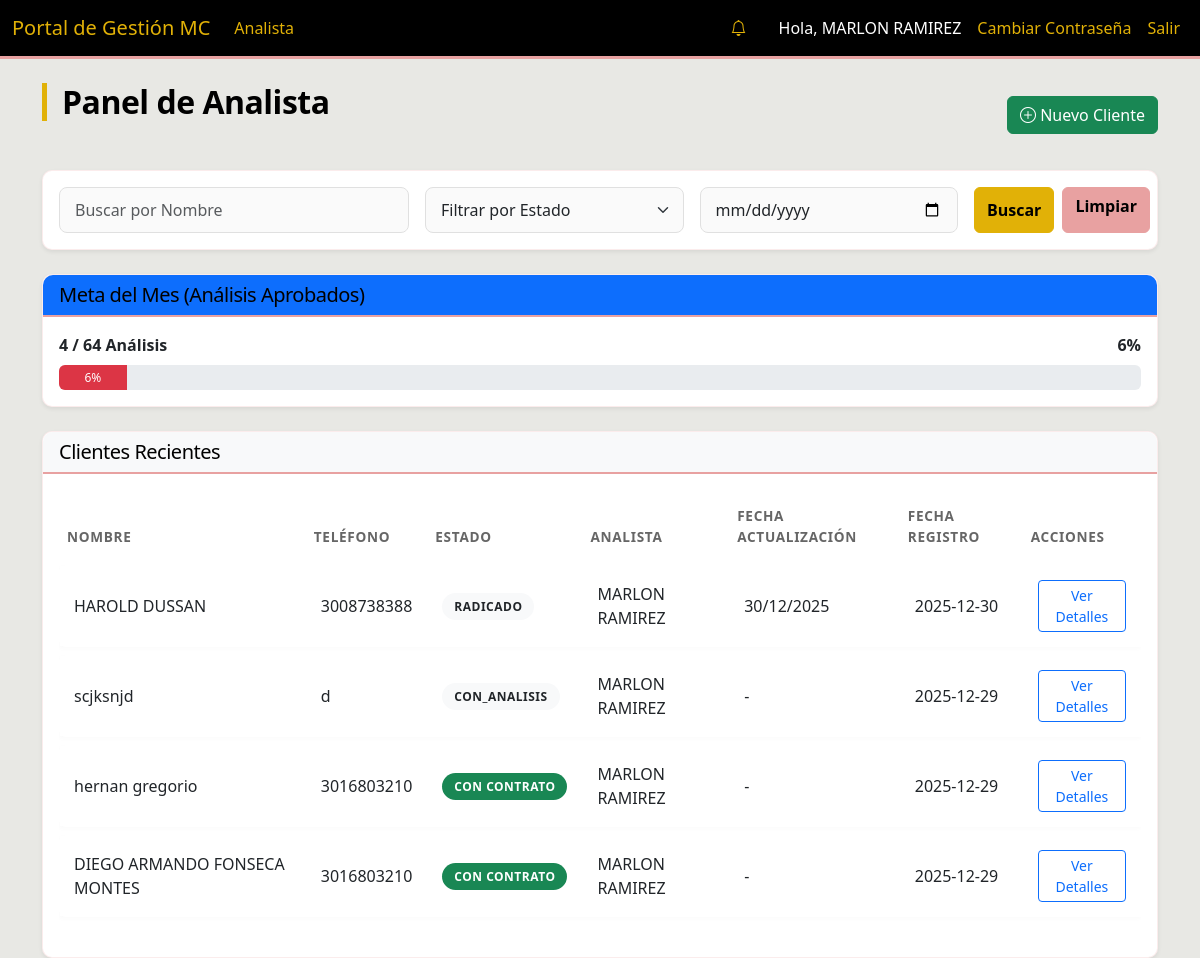
Page /analyst (signed in) on the earlier database version.
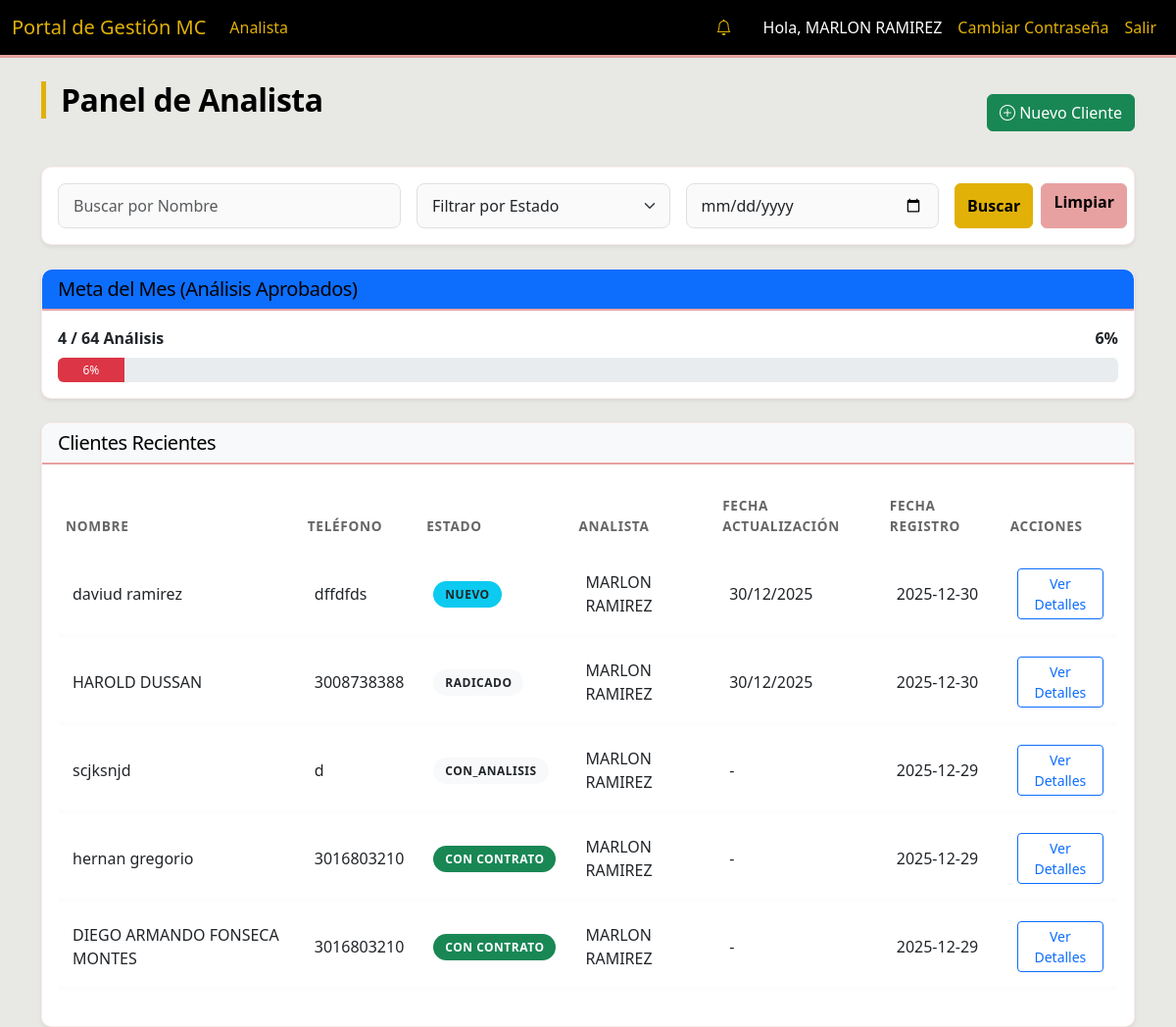
Same page on the later database version.
### models.py (models this page shows)
class User(UserMixin, db.Model):
    id = db.Column(db.Integer, primary_key=True)
    nombre_completo = db.Column(db.String(100), nullable=False)
    telefono = db.Column(db.String(20))
    email = db.Column(db.String(120), unique=True, nullable=False)
    rol = db.Column(db.String(20), nullable=False)  # 'Admin', 'Analista', 'Abogado', 'Aliado'
    password = db.Column(db.String(200)) # Added password for auth
    payments = db.relationship('AllyPayment', backref='ally', lazy=True)

class Client(db.Model):
    id = db.Column(db.Integer, primary_key=True)
    nombre = db.Column(db.String(100))
    tipo_id = db.Column(db.String(20))
    numero_id = db.Column(db.String(20))
    contract_number = db.Column(db.String(50), nullable=True, unique=True)
    telefono = db.Column(db.String(20), nullable=False)
    email = db.Column(db.String(120))
    ciudad = db.Column(db.String(50))
    motivo_consulta = db.Column(db.Text)
    estado = db.Column(db.String(50), default=ClientStatus.NUEVO) # Use keys from ClientStatus
    analista_id = db.Column(db.Integer, db.ForeignKey('user.id'))
    abogado_id = db.Column(db.Integer, db.ForeignKey('user.id'))
    created_at = db.Column(db.DateTime, default=datetime.utcnow)
    conclusion_analisis = db.Column(db.Text) # New field for analysis conclusion
    last_status_update = db.Column(db.DateTime, default=datetime.utcnow) # New field for last status update
    login_user_id = db.Column(db.Integer, db.ForeignKey('user.id'), nullable=True) # Link to User
    analista = db.relationship('User', foreign_keys=[analista_id], backref='clientes_registrados')
    login_user = db.relationship('User', foreign_keys=[login_user_id], backref='client_profile')

### routes/analyst.py (the view)
@analyst_bp.route('/analyst')
@login_required
def analyst_dashboard():
    if current_user.rol not in ['Analista', 'Admin']:
        return redirect(url_for('main.index'))
    now = datetime.now()
    _, last_day = calendar.monthrange(now.year, now.month)
    first_date = date(now.year, now.month, 1)
    last_date = date(now.year, now.month, last_day)
    approved_states = [
        'Análisis Realizado', 'Con_Analisis', 'Con_Contrato',
        'Radicado', 'Finalizado', 'Finalizado_Exitoso', 'Cerrado_Pago'
    ]
    progreso = Client.query.filter(
        Client.analista_id == current_user.id,
        Client.created_at >= first_date,
        Client.created_at <= last_date,
        Client.estado.in_(approved_states)
    ).count()
    meta = 64
    porcentaje = min((progreso / meta) * 100, 100) if meta > 0 else 0
    nombre = request.args.get('nombre')
    status = request.args.get('status')
    fecha = request.args.get('fecha')
    query = Client.query
    if current_user.rol == 'Analista':
        query = query.filter(Client.analista_id == current_user.id)
    if nombre:
        query = query.filter(Client.nombre.ilike(f'%{nombre}%'))
    if status:
        query = query.filter(Client.estado == status)
    if fecha:
        query = query.filter(func.date(Client.created_at) == fecha)
    clients = query.order_by(Client.created_at.desc()).all()
    return render_template('analyst/dashboard.html',
                           clients=clients,
                           progreso=progreso,
                           meta=meta,
                           porcentaje=porcentaje)

### app.py (called while the page is built, shortened)
@login_manager.user_loader
def load_user(user_id):
    return User.query.get(int(user_id))

@app.context_processor
def inject_notifications():
    if not current_user.is_authenticated:
        return dict(unread_messages_count=0, notifications_list={})
    total_count = 0
    notifications_list = {}
    return dict(unread_messages_count=total_count, notifications_list=notifications_list)

### templates/analyst/dashboard.html (shortened to what this page needs)
{% extends "base.html" %}
{% block content %}
<div class="d-flex justify-content-between align-items-center mb-4">
    <h2>Panel de Analista</h2>
    <a href="{{ url_for('analyst.new_client') }}" class="btn btn-success">
        <i class="bi bi-plus-circle"></i> Nuevo Cliente
    </a>
</div>
<div class="card shadow-sm mb-4">
    <div class="card-body">
        <form action="{{ url_for('analyst.analyst_dashboard') }}" method="GET" class="row g-3">
            <div class="col-md-4">
                <input type="text" class="form-control" name="nombre" placeholder="Buscar por Nombre"
                    value="{{ request.args.get('nombre', '') }}">
            </div>
            <div class="col-md-3">
                <select class="form-select" name="status">
                    <option value="" selected>Filtrar por Estado</option>
                </select>
            </div>
            <div class="col-md-3">
                <input type="date" class="form-control" name="fecha" value="{{ request.args.get('fecha', '') }}">
            </div>
            <div class="col-md-2 d-flex gap-2">
                <button type="submit" class="btn btn-primary w-100">Buscar</button>
                <a href="{{ url_for('analyst.analyst_dashboard') }}" class="btn btn-secondary w-100">Limpiar</a>
            </div>
        </form>
    </div>
</div>
<div class="card shadow-sm mb-4">
    <div class="card-header bg-primary text-white">
        <h5 class="mb-0">Meta del Mes (Análisis Aprobados)</h5>
    </div>
    <div class="card-body">
        <div class="d-flex justify-content-between mb-2">
            <span class="fw-bold">{{ progreso }} / {{ meta }} Análisis</span>
            <span class="fw-bold">{{ "{:.0f}".format(porcentaje) }}%</span>
        </div>
        <div class="progress" style="height: 25px;">
            <div class="progress-bar
                {% if porcentaje < 40 %}bg-danger
                {% elif porcentaje < 80 %}bg-warning text-dark
                {% else %}bg-success{% endif %}" role="progressbar" style="width: {{ porcentaje }}%;"
                aria-valuenow="{{ porcentaje }}" aria-valuemin="0" aria-valuemax="100">
                {{ "{:.0f}".format(porcentaje) }}%
            </div>
        </div>
    </div>
</div>
<div class="card shadow-sm">
    <div class="card-header bg-light">
        <h5 class="mb-0">Clientes Recientes</h5>
    </div>
    <div class="card-body">
        <div class="table-responsive">
            <table class="table table-hover">
                <thead>
                    <tr>
                        <th>Nombre</th>
                        <th>Teléfono</th>
                        <th>Estado</th>
                        <th>Analista</th>
                        <th>Fecha Actualización</th>
                        <th>Fecha Registro</th>
                        <th>Acciones</th>
                    </tr>
                </thead>
                <tbody>
                    {% for client in clients %}
                    <tr>
                        <td>{{ client.nombre }}</td>
                        <td>{{ client.telefono }}</td>
                        <td>
                            {% if client.estado == 'Nuevo' %}
                            <span class="badge bg-info text-dark">Nuevo</span>
                            {% elif client.estado == 'Informacion_Incompleta' %}
                            <span class="badge bg-warning text-dark">Incompleto</span>
                            {% elif client.estado == 'Pendiente' %}
                            <span class="badge bg-secondary">Pendiente</span>
                            {% elif client.estado == 'Pendiente_Analisis' %}
                            <span class="badge bg-primary">Pendiente Análisis</span>
                            {% elif client.estado == 'Con_Contrato' %}
                            <span class="badge bg-success">Con Contrato</span>
                            {% else %}
                            <span class="badge bg-light text-dark">{{ client.estado }}</span>
                            {% endif %}
                        </td>
                        <td>{{ client.analista.nombre_completo if client.analista else '-' }}</td>
                        <td>{{ client.last_status_update.strftime('%d/%m/%Y') if client.last_status_update else '-' }}
                        </td>
                        <td>{{ client.created_at.strftime('%Y-%m-%d') }}</td>
                        <td class="d-flex gap-1">
                            <a href="{{ url_for('main.client_detail', client_id=client.id) }}"
                                class="btn btn-sm btn-outline-primary">Ver Detalles</a>
                        </td>
                    </tr>
                    {% else %}
                    <tr>
                        <td colspan="6" class="text-center text-muted">No se encontraron clientes.</td>
                    </tr>
                    {% endfor %}
                </tbody>
            </table>
        </div>
    </div>
</div>
{% endblock %}

### templates/base.html (shortened to what this page needs)
<!DOCTYPE html>
<html lang="es">
<head>
    <link href="https://cdn.jsdelivr.net/npm/bootstrap@5.3.0/dist/css/bootstrap.min.css" rel="stylesheet">
    <link href="https://cdn.jsdelivr.net/npm/bootstrap-icons@1.7.2/font/bootstrap-icons.css" rel="stylesheet">
    <link rel="stylesheet" href="{{ url_for('static', filename='css/style.css') }}">
</head>
<body>
    <nav class="navbar navbar-expand-lg navbar-dark bg-dark">
        <div class="container-fluid">
            <a class="navbar-brand" href="#">Portal de Gestión MC</a>
            <div class="collapse navbar-collapse" id="navbarNav">
                <ul class="navbar-nav me-auto">
                    {% if current_user.is_authenticated %}
                    {% if current_user.rol == 'Analista' or current_user.rol == 'Admin' %}
                    <li class="nav-item"><a class="nav-link"
                            href="{{ url_for('analyst.analyst_dashboard') }}">Analista</a>
                    </li>
                    {% endif %}
                    {% endif %}
                </ul>
                <ul class="navbar-nav">
                    {% if current_user.is_authenticated %}
                    <li class="nav-item dropdown me-3">
                        <a class="nav-link position-relative" href="#" id="navbarDropdownNotifications" role="button"
                            data-bs-toggle="dropdown" aria-expanded="false">
                            <i class="bi bi-bell{% if unread_messages_count > 0 %}-fill text-warning{% endif %}"></i>
                        </a>
                    </li>
                    <li class="nav-item"><span class="nav-link text-light">Hola, {{ current_user.nombre_completo
                            }}</span></li>
                    <li class="nav-item">
                        <button type="button" class="btn btn-link nav-link" data-bs-toggle="modal"
                            data-bs-target="#changePasswordModal">
                            Cambiar Contraseña
                        </button>
                    </li>
                    <li class="nav-item"><a class="nav-link" href="{{ url_for('auth.logout') }}">Salir</a></li>
                    {% else %}
                    <li class="nav-item"><a class="nav-link" href="{{ url_for('auth.login') }}">Ingresar</a></li>
                    {% endif %}
                </ul>
            </div>
        </div>
    </nav>
    <div class="container mt-4">
        {% block content %}{% endblock %}
    </div>
</body>
</html>

### static/css/style.css (style rules this page uses)
:root { --color-dorado: #e1b107; --color-rosado: #e8a1a1; --color-gris: #e8e8e4; --color-blanco: #ffffff; --color-negro: #000000; }
body { background-color: var(--color-gris); font-family: 'Segoe UI', Tahoma, Geneva, Verdana, sans-serif; color: var(--color-negro); }
.navbar { background-color: var(--color-negro) !important; border-bottom: 3px solid var(--color-rosado); }
.navbar-brand, .nav-link { color: var(--color-dorado) !important; transition: color 0.3s; }
.nav-link.text-light { color: var(--color-blanco) !important; }
.btn-primary { background-color: var(--color-dorado); border-color: var(--color-dorado); color: var(--color-negro); font-weight: 600; }
.btn-info, .btn-secondary { background-color: var(--color-rosado); border-color: var(--color-rosado); color: var(--color-negro); font-weight: 600; }
.card { background-color: var(--color-blanco); border: 1px solid rgba(232, 161, 161, 0.2); border-radius: 10px; box-shadow: 0 4px 6px rgba(0, 0, 0, 0.05); transition: transform 0.2s, box-shadow 0.2s; }
.card-header { background-color: transparent; border-bottom: 2px solid var(--color-rosado); border-radius: 10px 10px 0 0 !important; font-weight: 700; color: var(--color-negro); }
h1, h2, h3, h4, h5, h6 { color: var(--color-negro); letter-spacing: -0.5px; }
h2 { border-left: 5px solid var(--color-dorado); padding-left: 15px; margin-bottom: 25px; font-weight: 700; }
.form-control, .form-select { border: 1px solid #e0e0e0; padding: 10px 15px; border-radius: 8px; transition: all 0.3s ease; background-color: #fafafa; }
.table { border-collapse: separate; border-spacing: 0 8px; }
.table thead th { border: none; text-transform: uppercase; font-size: 0.85rem; font-weight: 700; letter-spacing: 0.05em; color: #666; padding-bottom: 10px; }
.table tbody tr { background-color: var(--color-blanco); box-shadow: 0 2px 4px rgba(0, 0, 0, 0.02); transition: transform 0.2s, box-shadow 0.2s; }
.table td { border: none; vertical-align: middle; padding: 15px; }
.table td:first-child { border-top-left-radius: 8px; border-bottom-left-radius: 8px; }
.table td:last-child { border-top-right-radius: 8px; border-bottom-right-radius: 8px; }
.badge { font-weight: 600; padding: 0.6em 1em; border-radius: 50rem; text-transform: uppercase; font-size: 0.75rem; letter-spacing: 0.5px; }
.card { animation: fadeIn 0.5s ease-out forwards; }

Differences in the rows shown:
added Client: nombre "daviud ramirez", telefono "dffdfds", estado "NUEVO", analista "MARLON RAMIREZ", last_status_update "30/12/2025", created_at "2025-12-30"
